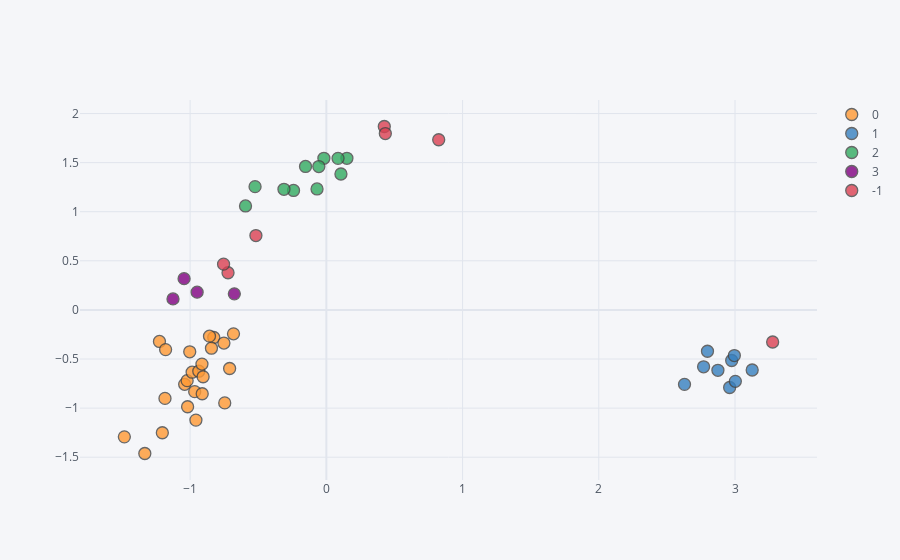

Notebook code for this chart:
### Code cell
Xp.reset_index().iplot(kind="scatter", mode="markers", x="p1", y="p2", categories="cl", text="short_name")

### Figure 1 — Plotly figure (JSON) as saved in the notebook; plotly's stock layout.template omitted (floating-point values rounded to 4 significant figures)
{"data": [{"marker": {"color": "rgba(255, 153, 51, 1.0)", "line": {"width": 1.3}, "opacity": 0.8, "size": 12, "symbol": "circle"}, "mode": "markers", "name": "0", "text": ["L. Messi", "Cristiano Ronaldo", "Neymar Jr", "E. Hazard", "K. De Bruyne", "M. Salah", "K. Mbappé", "H. Kane", "S. Agüero", "L. Suárez", "R. Lewandowski", "A. Griezmann", "P. Dybala", "R. Sterling", "C. Eriksen", "David Silva", "M. Reus", "P. Aubameyang", "S. Mané", "Bernardo Silva", "H. Son", "K. Benzema", "D. Mertens", "L. Insigne"], "textfont": {"color": "#4D5663"}, "type": "scatter", "x": [-1.483, -1.185, -1.333, -1.204, -1.225, -1.04, -1.018, -0.8264, -0.9664, -0.6816, -0.8434, -1.18, -1.022, -0.7459, -1.003, -0.8577, -0.9853, -0.7101, -0.9364, -0.9131, -0.9047, -0.7519, -0.9112, -0.9574], "y": [-1.293, -0.9011, -1.462, -1.251, -0.3215, -0.758, -0.9861, -0.2809, -0.8324, -0.2437, -0.3901, -0.4043, -0.7207, -0.947, -0.4265, -0.2675, -0.6346, -0.5969, -0.6244, -0.5518, -0.6808, -0.3377, -0.854, -1.122]}, {"marker": {"color": "rgba(55, 128, 191, 1.0)", "line": {"width": 1.3}, "opacity": 0.8, "size": 12, "symbol": "circle"}, "mode": "markers", "name": "1", "text": ["J. Oblak", "M. ter Stegen", "Alisson", "De Gea", "Ederson", "T. Courtois", "M. Neuer", "H. Lloris", "K. Navas"], "textfont": {"color": "#4D5663"}, "type": "scatter", "x": [2.961, 2.874, 3.002, 2.769, 2.629, 3.126, 2.798, 2.976, 2.995], "y": [-0.79, -0.6149, -0.7274, -0.5793, -0.7583, -0.6123, -0.4211, -0.5155, -0.465]}, {"marker": {"color": "rgba(50, 171, 96, 1.0)", "line": {"width": 1.3}, "opacity": 0.8, "size": 12, "symbol": "circle"}, "mode": "markers", "name": "2", "text": ["V. van Dijk", "Sergio Ramos", "Sergio Busquets", "Piqué", "A. Laporte", "Casemiro", "Fernandinho", "Thiago Silva", "J. Vertonghen", "M. Hummels", "T. Alderweireld"], "textfont": {"color": "#4D5663"}, "type": "scatter", "x": [-0.06838, -0.5233, -0.2409, 0.151, 0.1071, -0.3111, -0.5933, -0.01802, -0.1528, -0.05525, 0.08578], "y": [1.232, 1.255, 1.216, 1.544, 1.384, 1.228, 1.058, 1.544, 1.461, 1.46, 1.543]}, {"marker": {"color": "rgba(128, 0, 128, 1.0)", "line": {"width": 1.3}, "opacity": 0.8, "size": 12, "symbol": "circle"}, "mode": "markers", "name": "3", "text": ["L. Modrić", "P. Pogba", "E. Cavani", "Thiago"], "textfont": {"color": "#4D5663"}, "type": "scatter", "x": [-1.126, -1.044, -0.6754, -0.9486], "y": [0.1119, 0.3183, 0.1633, 0.1807]}, {"marker": {"color": "rgba(219, 64, 82, 1.0)", "line": {"width": 1.3}, "opacity": 0.8, "size": 12, "symbol": "circle"}, "mode": "markers", "name": "-1", "text": ["K. Koulibaly", "N. Kanté", "G. Chiellini", "S. Handanovič", "D. Godín", "T. Kroos", "Jordi Alba"], "textfont": {"color": "#4D5663"}, "type": "scatter", "x": [0.8249, -0.5171, 0.4254, 3.276, 0.433, -0.7217, -0.7545], "y": [1.733, 0.7574, 1.868, -0.3269, 1.796, 0.3783, 0.466]}], "layout": {"legend": {"bgcolor": "#F5F6F9", "font": {"color": "#4D5663"}}, "paper_bgcolor": "#F5F6F9", "plot_bgcolor": "#F5F6F9", "title": {"font": {"color": "#4D5663"}}, "xaxis": {"gridcolor": "#E1E5ED", "showgrid": true, "tickfont": {"color": "#4D5663"}, "title": {"font": {"color": "#4D5663"}, "text": ""}, "zerolinecolor": "#E1E5ED"}, "yaxis": {"gridcolor": "#E1E5ED", "showgrid": true, "tickfont": {"color": "#4D5663"}, "title": {"font": {"color": "#4D5663"}, "text": ""}, "zerolinecolor": "#E1E5ED"}}}
